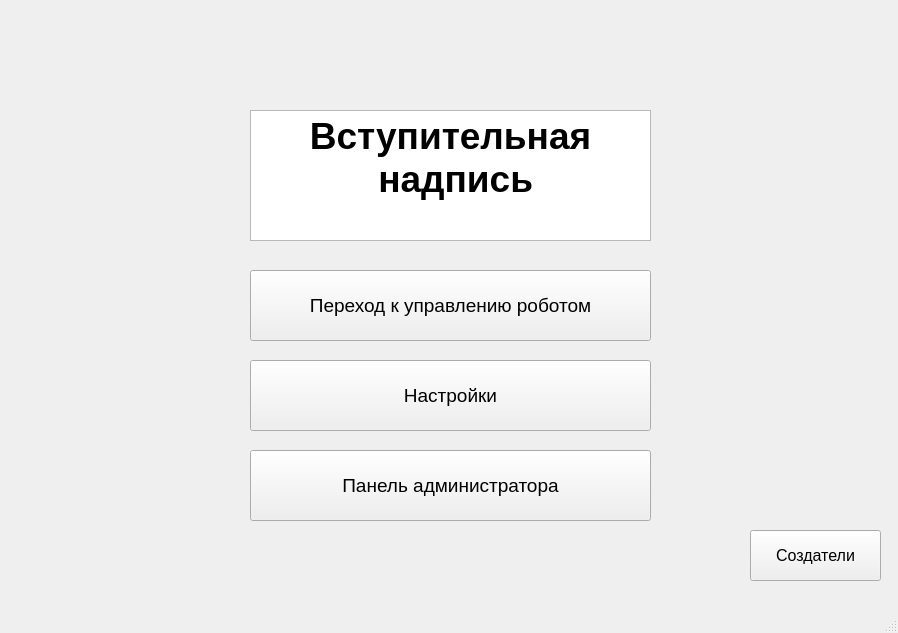
<?xml version="1.0" encoding="UTF-8"?>
<ui version="4.0">
 <class>MainWindow</class>
 <widget class="QMainWindow" name="MainWindow">
  <property name="geometry">
   <rect>
    <x>0</x>
    <y>0</y>
    <width>898</width>
    <height>633</height>
   </rect>
  </property>
  <property name="windowTitle">
   <string>Project WALL-E</string>
  </property>
  <property name="autoFillBackground">
   <bool>true</bool>
  </property>
  <widget class="QWidget" name="centralwidget">
   <widget class="QTextBrowser" name="textBrowser">
    <property name="geometry">
     <rect>
      <x>250</x>
      <y>110</y>
      <width>401</width>
      <height>131</height>
     </rect>
    </property>
    <property name="html">
     <string>&lt;!DOCTYPE HTML PUBLIC &quot;-//W3C//DTD HTML 4.0//EN&quot; &quot;http://www.w3.org/TR/REC-html40/strict.dtd&quot;&gt;
&lt;html&gt;&lt;head&gt;&lt;meta name=&quot;qrichtext&quot; content=&quot;1&quot; /&gt;&lt;style type=&quot;text/css&quot;&gt;
p, li { white-space: pre-wrap; }
&lt;/style&gt;&lt;/head&gt;&lt;body style=&quot; font-family:'MS Shell Dlg 2'; font-size:7.8pt; font-weight:400; font-style:normal;&quot;&gt;
&lt;p align=&quot;center&quot; style=&quot; margin-top:0px; margin-bottom:0px; margin-left:0px; margin-right:0px; -qt-block-indent:0; text-indent:0px;&quot;&gt;&lt;span style=&quot; font-size:28pt; font-weight:600;&quot;&gt;Вступительная&lt;/span&gt;&lt;/p&gt;
&lt;p align=&quot;center&quot; style=&quot; margin-top:0px; margin-bottom:0px; margin-left:0px; margin-right:0px; -qt-block-indent:0; text-indent:0px;&quot;&gt;&lt;span style=&quot; font-size:28pt; font-weight:600;&quot;&gt; надпись&lt;/span&gt;&lt;/p&gt;&lt;/body&gt;&lt;/html&gt;</string>
    </property>
   </widget>
   <widget class="QPushButton" name="pushButton">
    <property name="geometry">
     <rect>
      <x>250</x>
      <y>270</y>
      <width>401</width>
      <height>71</height>
     </rect>
    </property>
    <property name="font">
     <font>
      <pointsize>14</pointsize>
     </font>
    </property>
    <property name="text">
     <string>Переход к управлению роботом</string>
    </property>
   </widget>
   <widget class="QPushButton" name="pushButton_2">
    <property name="geometry">
     <rect>
      <x>250</x>
      <y>360</y>
      <width>401</width>
      <height>71</height>
     </rect>
    </property>
    <property name="font">
     <font>
      <pointsize>14</pointsize>
     </font>
    </property>
    <property name="text">
     <string>Настройки</string>
    </property>
   </widget>
   <widget class="QPushButton" name="pushButton_3">
    <property name="geometry">
     <rect>
      <x>250</x>
      <y>450</y>
      <width>401</width>
      <height>71</height>
     </rect>
    </property>
    <property name="font">
     <font>
      <pointsize>14</pointsize>
     </font>
    </property>
    <property name="text">
     <string>Панель администратора</string>
    </property>
   </widget>
   <widget class="QPushButton" name="pushButton_4">
    <property name="geometry">
     <rect>
      <x>750</x>
      <y>530</y>
      <width>131</width>
      <height>51</height>
     </rect>
    </property>
    <property name="font">
     <font>
      <pointsize>12</pointsize>
     </font>
    </property>
    <property name="text">
     <string>Создатели</string>
    </property>
   </widget>
  </widget>
  <widget class="QMenuBar" name="menubar">
   <property name="geometry">
    <rect>
     <x>0</x>
     <y>0</y>
     <width>898</width>
     <height>26</height>
    </rect>
   </property>
  </widget>
  <widget class="QStatusBar" name="statusbar"/>
 </widget>
 <resources/>
 <connections/>
</ui>
